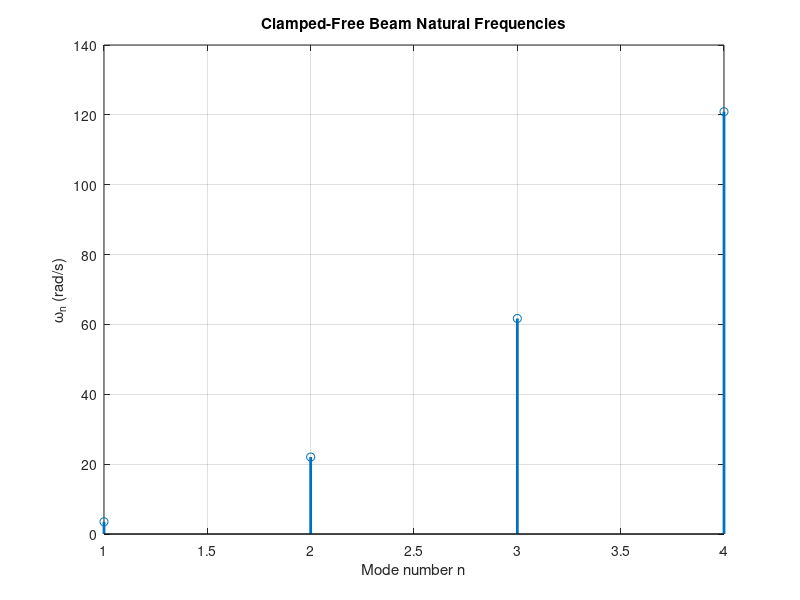
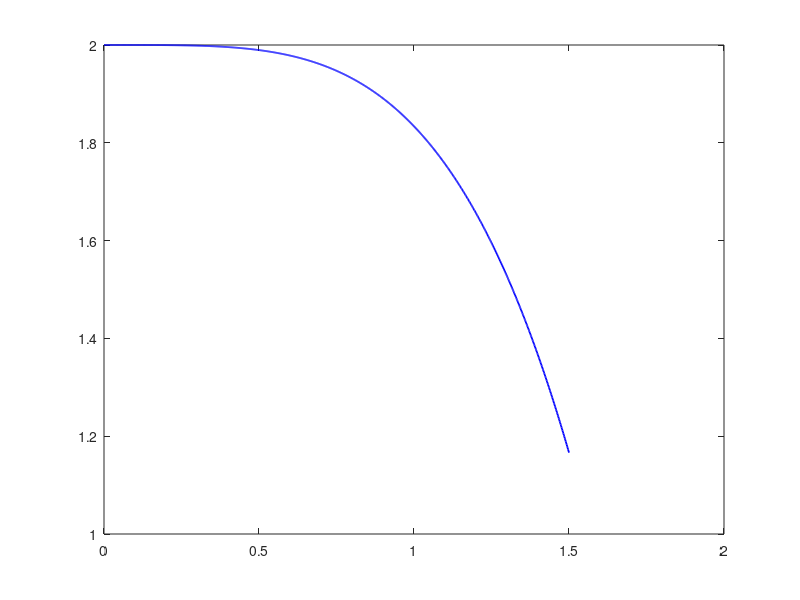

Here is the MATLAB script that generated these plots, in order: (Note: this script raises an error after producing the figures.)
%%%%%%%%%%%%%%%%%%%%%%%%%%%%%%%%%%%%%%%%%%%%%%%%%%%%%%%%%%%%%
% Solve Clamped-Free Beam Eigenvalue Problem
% and plot cos(lambda)*cosh(lambda) + 1 vs. lambda
%
% Euler-Bernoulli PDE:  rho A d^2 w/dt^2 + E I d^4 w/dx^4 = 0
%
% BCs: 
%   x=0 (clamped):    X(0)=0, X'(0)=0
%   x=L (free):       X''(L)=0, X'''(L)=0
%
% Characteristic eqn: cos(lambda)*cosh(lambda) + 1 = 0
%
% by [Your Name], [Date]
%%%%%%%%%%%%%%%%%%%%%%%%%%%%%%%%%%%%%%%%%%%%%%%%%%%%%%%%%%%%%

clear; clc;

%% Beam and material parameters (example values)
E   = 1;     % Young's modulus (Pa)
rho = 1;      % density (kg/m^3)
A   = 1;    % cross-section area (m^2)
I   = 1; % second moment of area (m^4)
L   = 1.0;       % length of the beam (m)

% We want the first N modes
N   = 4;

%% Define the characteristic function: f(lambda) = cos(lambda)*cosh(lambda) + 1
fchar = @(lambda) cos(lambda).*cosh(lambda) + 1;

%%%%%%%%%%%%%%%%%%%%%%%%%%%%%%%%%%%%%%%%%%%%%%%%%%%%%%%%%%%%%
% PART 1: Numerically find the first N roots using fzero
%%%%%%%%%%%%%%%%%%%%%%%%%%%%%%%%%%%%%%%%%%%%%%%%%%%%%%%%%%%%%

% Known approximate root locations for cos(lambda)*cosh(lambda) + 1 = 0
% (We can use these as initial guesses in fzero)
lambdaApprox = [1.8751, 4.6941, 7.8548, 10.9955, 14.1372, 17.2788];

% Preallocate
lambdaVals = zeros(1,N);
omegaVals  = zeros(1,N);

%% Solve for roots numerically using fzero
for n = 1:N
    guess = lambdaApprox(n);        % initial guess
    lambdaVals(n) = fzero(fchar, guess);
    
    % Once we have lambda, compute the natural frequency (rad/s):
    %   mu = lambda / L
    %   mu^4 = (rho*A/EI)*omega^2  -->  omega^2 = (EI/rho*A)*mu^4 = ...
    %   => omega = (lambda^2 / L^2) * sqrt(EI/(rho*A))
    lambda_n = lambdaVals(n);
    omegaVals(n)  = (lambda_n^2 / L^2) * sqrt(E*I/(rho*A));
end

%% Print out results
disp('  Mode   lambda_n       omega_n (rad/s)');
for n = 1:N
    fprintf('  %2d     %8.5f      %10.5f\n', n, lambdaVals(n), omegaVals(n));
end

%% Plot the frequencies vs. mode number
figure;
stem(1:N, omegaVals, 'LineWidth', 2);
xlabel('Mode number n');
ylabel('\omega_n (rad/s)');
title('Clamped-Free Beam Natural Frequencies');
grid on;

%%%%%%%%%%%%%%%%%%%%%%%%%%%%%%%%%%%%%%%%%%%%%%%%%%%%%%%%%%%%%
% PART 2: Plot the characteristic function f(lambda) itself
%%%%%%%%%%%%%%%%%%%%%%%%%%%%%%%%%%%%%%%%%%%%%%%%%%%%%%%%%%%%%

% Choose a range of lambda values in which to see the zero crossings
lambdaRange = linspace(0, 1.5, 1000);

% Evaluate f(lambda) = cos(lambda)*cosh(lambda) + 1
fVals = fchar(lambdaRange);

% Plot
figure;
plot(lambdaRange, fVals,'b', 'LineWidth', 1.3); 
hold on;
yline(0, 'r*', LineWidth=1.3);  % reference line y=0

xlabel('\lambda');
ylabel('cos(\lambda) cosh(\lambda) + 1');
title('Characteristic function for the clamped-free beam');
grid on;

% Optionally, mark found roots on the plot
for n = 1:N
    plot(lambdaVals(n), 0, 'ro', 'MarkerSize', 8, ...
         'DisplayName', sprintf('\\lambda_{%d} \\approx %.3f', n, lambdaVals(n)));
end
legend('f(\lambda)','y=0','Roots','Location','best');
hold off;
